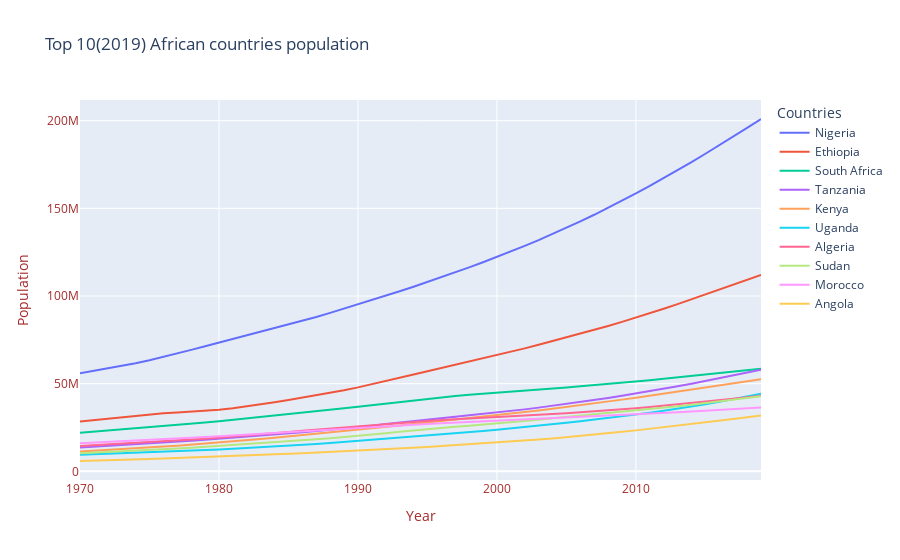

The notebook cell saved with this chart:
### Markdown cell above
> **EXERCISE**: Explore the documentation for `px.line`, `fig.update_layout` and `fig.update_yaxes`. Use their arguments to style the charts you've created.

### Code cell
fig = px.line(Most_populous_african_countries, title='Top 10(2019) African countries population')
fig.update_layout(yaxis_title='Population',
                  xaxis_title='Year',
                  legend_title='Countries',
                  )
fig.update_xaxes(color='brown')
fig.update_yaxes(color='brown')
